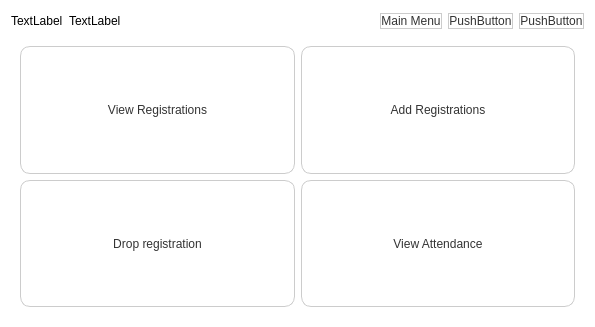
<?xml version="1.0" encoding="UTF-8"?>
<ui version="4.0">
 <class>StudentUI</class>
 <widget class="QWidget" name="StudentUI">
  <property name="geometry">
   <rect>
    <x>0</x>
    <y>0</y>
    <width>595</width>
    <height>327</height>
   </rect>
  </property>
  <property name="windowTitle">
   <string>Form</string>
  </property>
  <property name="styleSheet">
   <string notr="true">QWidget, QStackedWidget {
	background: white;	
}

#panel {
	border: 1px solid rgb(236, 236, 236);
}

QPushButton {
	color: #333;
	background-color: white;
	border: 1px solid #ccc;
	border-radius: 10px;
	text-align: center;
}

QPushButton:disabled {
	color: #aaa;
}

QPushButton:pressed {
	color: #333;
	background-color: #eee;
	border: 1px solid #bbb;
}

QToolButton {
	color: #333;
	background-color: white;
	border: 1px solid #ccc;
	border-radius: 5px;
}

QToolButton:pressed {
	color: #333;
	background-color: #eee;
	border: 1px solid #bbb;
}

QTableWidget, #error_image {
	border: 1px solid rgb(221, 221, 221);
}

#error_text {
	font-size: 16px;
}</string>
  </property>
  <layout class="QVBoxLayout" name="verticalLayout">
   <item>
    <layout class="QHBoxLayout" name="horizontalLayout">
     <item>
      <widget class="QLabel" name="label_2">
       <property name="text">
        <string>TextLabel</string>
       </property>
      </widget>
     </item>
     <item>
      <widget class="QLabel" name="label">
       <property name="text">
        <string>TextLabel</string>
       </property>
      </widget>
     </item>
     <item>
      <spacer name="horizontalSpacer">
       <property name="orientation">
        <enum>Qt::Horizontal</enum>
       </property>
       <property name="sizeHint" stdset="0">
        <size>
         <width>40</width>
         <height>20</height>
        </size>
       </property>
      </spacer>
     </item>
     <item>
      <widget class="QPushButton" name="pushButton_3">
       <property name="text">
        <string>Main Menu</string>
       </property>
      </widget>
     </item>
     <item>
      <widget class="QPushButton" name="pushButton_2">
       <property name="text">
        <string>PushButton</string>
       </property>
      </widget>
     </item>
     <item>
      <widget class="QPushButton" name="pushButton">
       <property name="text">
        <string>PushButton</string>
       </property>
      </widget>
     </item>
    </layout>
   </item>
   <item>
    <widget class="QStackedWidget" name="stackedWidget">
     <property name="styleSheet">
      <string notr="true"/>
     </property>
     <property name="currentIndex">
      <number>0</number>
     </property>
     <widget class="QWidget" name="menu">
      <layout class="QGridLayout" name="gridLayout">
       <item row="0" column="0">
        <widget class="QPushButton" name="registrations">
         <property name="sizePolicy">
          <sizepolicy hsizetype="Minimum" vsizetype="Preferred">
           <horstretch>0</horstretch>
           <verstretch>0</verstretch>
          </sizepolicy>
         </property>
         <property name="text">
          <string>View Registrations</string>
         </property>
        </widget>
       </item>
       <item row="0" column="1">
        <widget class="QPushButton" name="pushButton_10">
         <property name="sizePolicy">
          <sizepolicy hsizetype="Minimum" vsizetype="Preferred">
           <horstretch>0</horstretch>
           <verstretch>0</verstretch>
          </sizepolicy>
         </property>
         <property name="text">
          <string>Add Registrations</string>
         </property>
        </widget>
       </item>
       <item row="1" column="0">
        <widget class="QPushButton" name="pushButton_11">
         <property name="sizePolicy">
          <sizepolicy hsizetype="Minimum" vsizetype="Preferred">
           <horstretch>0</horstretch>
           <verstretch>0</verstretch>
          </sizepolicy>
         </property>
         <property name="text">
          <string>Drop registration</string>
         </property>
        </widget>
       </item>
       <item row="1" column="1">
        <widget class="QPushButton" name="pushButton_5">
         <property name="sizePolicy">
          <sizepolicy hsizetype="Minimum" vsizetype="Preferred">
           <horstretch>0</horstretch>
           <verstretch>0</verstretch>
          </sizepolicy>
         </property>
         <property name="text">
          <string>View Attendance</string>
         </property>
        </widget>
       </item>
      </layout>
     </widget>
     <widget class="QWidget" name="ADDREG">
      <widget class="QPushButton" name="pushButton_4">
       <property name="geometry">
        <rect>
         <x>200</x>
         <y>230</y>
         <width>131</width>
         <height>21</height>
        </rect>
       </property>
       <property name="text">
        <string>Add Registration</string>
       </property>
      </widget>
      <widget class="QWidget" name="layoutWidget">
       <property name="geometry">
        <rect>
         <x>10</x>
         <y>50</y>
         <width>541</width>
         <height>81</height>
        </rect>
       </property>
       <layout class="QVBoxLayout" name="verticalLayout_3">
        <item>
         <widget class="QLabel" name="label_3">
          <property name="text">
           <string>Section | Course</string>
          </property>
         </widget>
        </item>
        <item>
         <widget class="QComboBox" name="comboBox"/>
        </item>
       </layout>
      </widget>
     </widget>
     <widget class="QWidget" name="DELREG">
      <widget class="QPushButton" name="pushButton_6">
       <property name="geometry">
        <rect>
         <x>240</x>
         <y>200</y>
         <width>161</width>
         <height>41</height>
        </rect>
       </property>
       <property name="text">
        <string>Drop Selected</string>
       </property>
      </widget>
      <widget class="QWidget" name="">
       <property name="geometry">
        <rect>
         <x>40</x>
         <y>30</y>
         <width>521</width>
         <height>91</height>
        </rect>
       </property>
       <layout class="QVBoxLayout" name="verticalLayout_4">
        <item>
         <widget class="QLabel" name="label_4">
          <property name="text">
           <string>Registered Section | Course</string>
          </property>
         </widget>
        </item>
        <item>
         <widget class="QComboBox" name="comboBox_2"/>
        </item>
       </layout>
      </widget>
     </widget>
     <widget class="QWidget" name="VIEWREG">
      <layout class="QVBoxLayout" name="verticalLayout_2">
       <item>
        <widget class="QTableWidget" name="viewRegTable">
         <column>
          <property name="text">
           <string>Course</string>
          </property>
         </column>
         <column>
          <property name="text">
           <string>Section</string>
          </property>
         </column>
         <column>
          <property name="text">
           <string>Teacher</string>
          </property>
         </column>
        </widget>
       </item>
      </layout>
     </widget>
    </widget>
   </item>
  </layout>
 </widget>
 <resources/>
 <connections/>
</ui>
